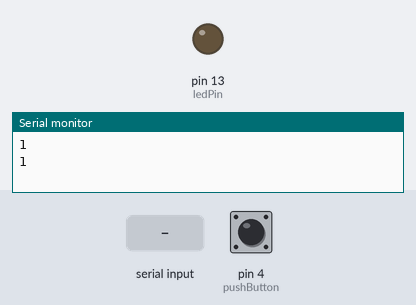
A sketch run on a simulated Arduino Mega 2560, built with avr-gcc and run on an emulated ATmega2560. On the bench: output pins drawn as LEDs (lit = HIGH), the last lines printed to the serial monitor. Dashed ring = blinking. Inputs (shaded band) come from the test bench; at power-on: pin 4 (pushButton) HIGH.

Above: at 6.0 s.
6.1 s: "N" received over Serial
At 10.4 s:
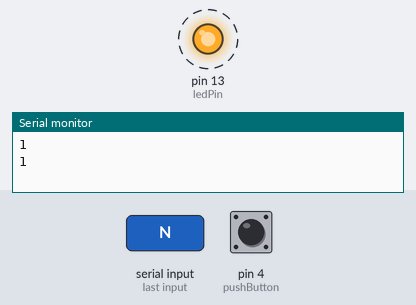
13.0 s: "Y" received over Serial
At 17.3 s:
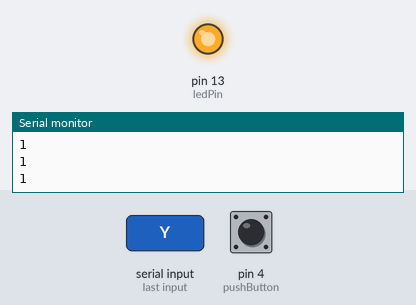
Timing chart, 0 to 21.0 s (numbered marks = the images above; inputs shaded):
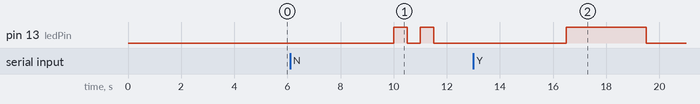

Measured:
- after the input at 6.1 s, pin 13 (ledPin): alternates HIGH for 0.50 s and LOW for 0.50 s, 4 changes in all, then stays LOW, starting after 3.9 s
- after the input at 13.0 s, pin 13 (ledPin): LOW → HIGH after 3.5 s, → LOW 3.0 s later

The sketch:

ITL_NV9USB_WITH_ESCROW.ino
```cpp
/*
  SerialPassthrough sketch

  Some boards, like the Arduino 101, the MKR1000, Zero, or the Micro, have one
  hardware serial port attached to Digital pins 0-1, and a separate USB serial
  port attached to the IDE Serial Monitor. This means that the "serial
  passthrough" which is possible with the Arduino UNO (commonly used to interact
  with devices/shields that require configuration via serial AT commands) will
  not work by default.

  This sketch allows you to emulate the serial passthrough behaviour. Any text
  you type in the IDE Serial monitor will be written out to the serial port on
  Digital pins 0 and 1, and vice-versa.

  On the 101, MKR1000, Zero, and Micro, "Serial" refers to the USB Serial port
  attached to the Serial Monitor, and "Serial1" refers to the hardware serial
  port attached to pins 0 and 1. This sketch will emulate Serial passthrough
  using those two Serial ports on the boards mentioned above, but you can change
  these names to connect any two serial ports on a board that has multiple ports.

  created 23 May 2016
  by Erik Nyquist

  https://www.arduino.cc/en/Tutorial/BuiltInExamples/SerialPassthrough
  https://www.youtube.com/watch?v=M2E2yWcKJfc&t=463s #billacceptor-
  https://www.youtube.com/watch?v=M2E2yWcKJfc
  https://kriss-sport.com/dl-files/thirdParty/bv20_operations_manual.pdf
  https://www.youtube.com/watch?v=gegpO70tos8
*/
#define NoteAcceptor Serial3

int credit = 0;
int pushButton = 4;
const int ledPin = 13;    // the number of the LED pin
int incomingByte = 0;
byte noteInEscrow = 0;
//byte channelValues[] = [5, 10, 20];

void setup() {
  Serial.begin(9600);
  //Serial1.begin(300, SERIAL_8N2);
  pinMode(15, INPUT_PULLUP); //PULL UP SERIAL RX PIN
  pinMode(pushButton, INPUT_PULLUP);
  NoteAcceptor.begin(300, SERIAL_8N2);
  pinMode(ledPin, OUTPUT);
  NoteAcceptor.write(170);//enable escrow

}

void loop() {
  /*if (Serial.available()) {        // If anything comes in Serial (USB),
    NoteAcceptor.write(Serial.read());  // read it and send it out Serial1 (pins 0 & 1)

     if (Serial.available() > 0) {
      // read the incoming byte:
      incomingByte = Serial.read();

      // say what you got:
      Serial.print("I received: ");
      Serial.println(incomingByte, DEC);
    }

    // if (byteInx == 255){
    //   digitalWrite(ledPin, HIGH);
    //   delay(5000);
    //   digitalWrite(ledPin, LOW);
    // }
  }*/
  int buttonState = digitalRead(pushButton);
  if (buttonState){
  Serial.println(buttonState);
  delay(5000);
  }
  delay(1);
  if (NoteAcceptor.available()) {       // If anything comes in Serial1 (pins 0 & 1)

    //Serial.write(Serial1.read());  // read it and send it out Serial (USB)
    byte byteIn = NoteAcceptor.read();
    //Serial.println("**in**");

    //Serial.println("****");
    if (byteIn >= 1 && byteIn <= 8){
      Serial.println(byteIn);
      if (noteInEscrow)//if note in escrow > 0
      {
        Serial.println("Escrow Accepted");
        noteInEscrow = 0;
      }else{
        Serial.print("Rp ");
        Serial.print(byteIn);
        noteInEscrow = byteIn;
      }
    }

  }
  if (Serial.available()) {
    byte byteln = Serial.read();
    if (byteln == 'Y'){
      digitalWrite(ledPin, HIGH);
      delay(3000);
      digitalWrite(ledPin, LOW);
      NoteAcceptor.write(172);
    }
    if (byteln == 'N'){
      digitalWrite(ledPin, HIGH);
      delay(500);
      digitalWrite(ledPin, LOW);
      delay(500);
       digitalWrite(ledPin, HIGH);
      delay(500);
      digitalWrite(ledPin, LOW);
      NoteAcceptor.write(173);
    }
  }

}
```
